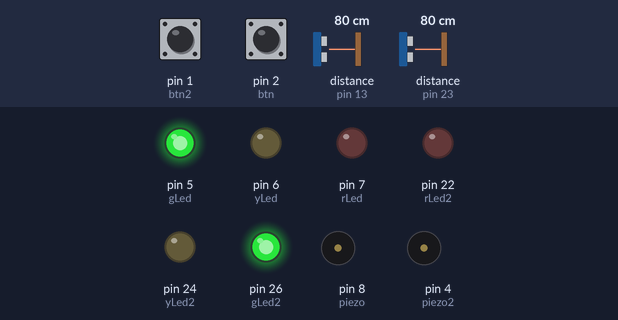
Bench run of a sketch on a simulated Arduino Mega 2560, built with avr-gcc and run on an emulated ATmega2560. Parts: output pins drawn as LEDs (lit = HIGH), buzzer (waves = sounding, pin HIGH). Wiring (inferred from the names in the program): 2 × ultrasonic range finder: trigger pin 12, echo pin 13 / trigger pin 25, echo pin 23. Dashed ring = blinking. The test bench sets the inputs (shaded band); at power-on: pin 1 (btn2) HIGH, pin 2 (btn) HIGH, distance to the obstacle (sensors on pin 13, pin 23) 80 cm. The echo pulse lasts 58.3 µs per cm; pins used as bus, display or sensor lines are not drawn.

Above: at 1.2 s.
1.3 s: pin 1 (btn2) pulled LOW for 1 s
At 3.4 s:
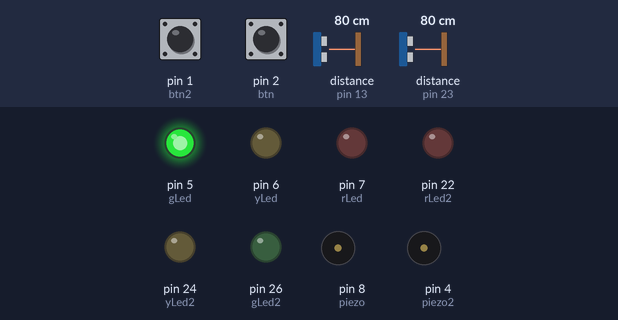
3.8 s: pin 2 (btn) pulled LOW for 1 s
At 4.16 s:
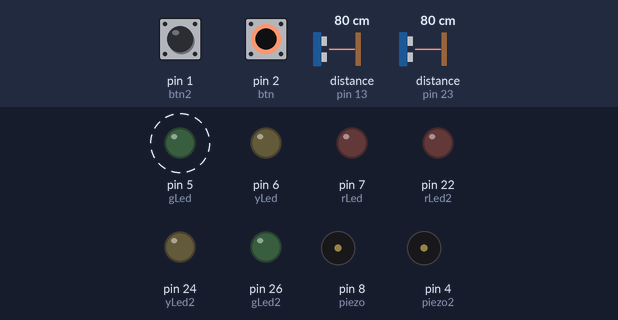
6.3 s: distance to the obstacle (sensor on pin 13) set to 2 cm
At 7.5 s:
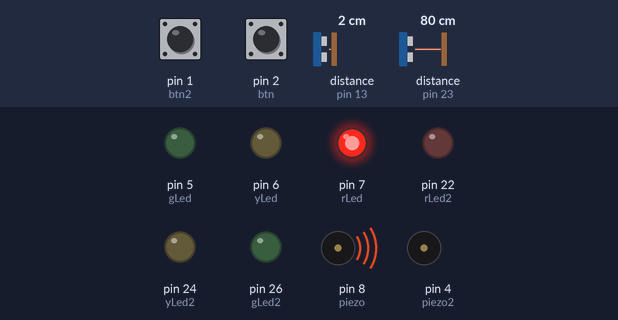
7.8 s: pin 1 (btn2) pulled LOW for 0.25 s
At 9.2 s:
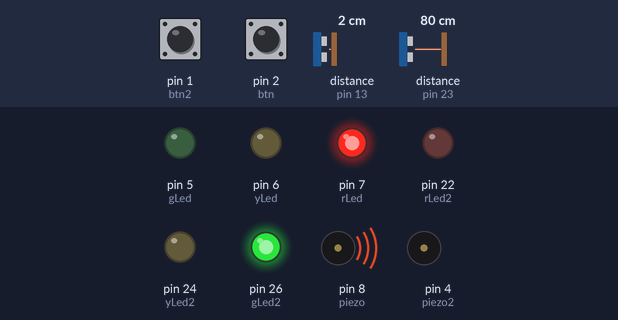
9.5 s: distance to the obstacle (sensor on pin 23) set to 23 cm
11.0 s: distance to the obstacle (sensor on pin 23) set to 18 cm
At 11.5 s:
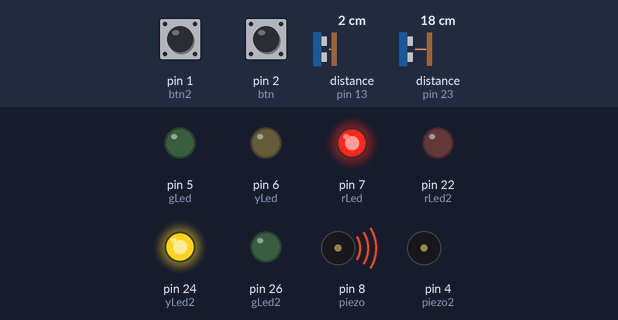
Timing chart, 0 to 13.6 s (numbered marks = the images above; inputs shaded):
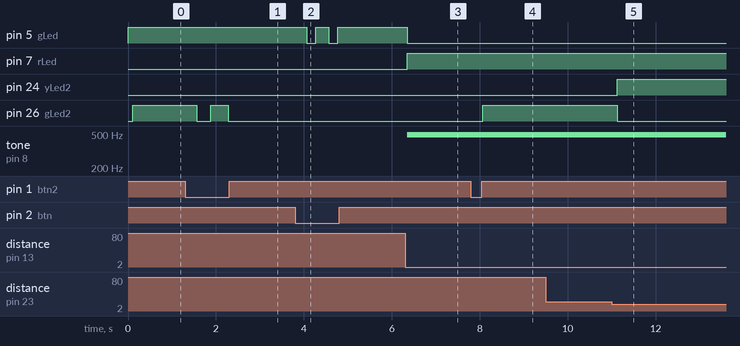

Measured:
- the behaviour switches between 21 and 20 cm on distance to the obstacle (sensor on pin 23) (found by bisection; images 4 and 5)
- after the input at 1.3 s, pin 26 (gLed2): HIGH → LOW after 0.27 s, → HIGH 0.31 s later, → LOW 0.41 s later
- after the input at 3.8 s, pin 5 (gLed): alternates HIGH for 0.30 s and LOW for 0.21 s, 4 changes in all, then stays HIGH, starting after 0.26 s
- after the input at 6.3 s, pin 5 (gLed): HIGH → LOW after 0.05 s; pin 7 (rLed): LOW → HIGH after 0.05 s; tone on pin 8 (piezo): silent → 490 Hz after 0.05 s
- after the input at 7.8 s, pin 26 (gLed2): LOW → HIGH after 0.26 s
- after the input at 9.5 s, every drawn part: stays the same
- after the input at 11.0 s, pin 24 (yLed2): LOW → HIGH after 0.12 s; pin 26 (gLed2): HIGH → LOW after 0.12 s

The sketch:

sensorSystems.ino
```cpp
//Inderpreet Gill

//Pins and Variables are declared/defined here
int gLed = 5;
int yLed = 6;
int rLed = 7;

int rLed2 = 22;
int yLed2 = 24;
int gLed2 = 26;

int btn = 2;
int btn2 = 1;

int piezo = 8;
int piezo2 = 4;

int echoPin = 13;
int trigPin = 12;

int echoPin2 = 23;
int trigPin2 = 25;

int counter = 0;
int counter2 = 0;

long duration;
double distance;

long duration2;
double distance2;

void setup()
{
  //Pin functions are defined here
  pinMode(rLed, OUTPUT);
  pinMode(yLed, OUTPUT);
  pinMode(gLed, OUTPUT);

  pinMode(rLed2, OUTPUT);
  pinMode(yLed2, OUTPUT);
  pinMode(gLed2, OUTPUT);

  pinMode(btn, INPUT);
  pinMode(btn2, INPUT);

  pinMode(piezo, OUTPUT);
  pinMode(piezo2, OUTPUT);

  pinMode(echoPin, INPUT);
  pinMode(trigPin, OUTPUT);

  pinMode(echoPin2, INPUT);
  pinMode(trigPin2, OUTPUT);
}

void loop()
{
  // put your main code here, to run repeatedly:
  //First System
  if(digitalRead(btn) == LOW) //If the button is pressed, then the counter variable increases by 1 for every 200ms it remains pressed
  {
    counter ++;
    delay(200);
  }
  if(counter % 2) //If the counter is an odd number, then the system will turn off
  {
    digitalWrite(gLed, LOW);
    digitalWrite(yLed, LOW);
    digitalWrite(rLed, LOW);
    analogWrite(piezo, 0);
  }
  else //If the counter is an even number, then the system will turn on
  {
    //This sends out a wave that the sensor reads when it bounces back from an object
    digitalWrite(trigPin, LOW);
    delayMicroseconds(2);
    digitalWrite(trigPin, HIGH);
    delayMicroseconds(10);
    digitalWrite(trigPin, LOW);
    duration = pulseIn(echoPin, HIGH); //This defines duration as how long it look to read the bounce-back of the emitted wave
    distance = (duration / 2) / 29.1; //This formula uses duration to find the how far the object is from the system in cm

    if(distance > 20) //If an object is farther than 20 cm, the first green LED will be on
    {
      digitalWrite(rLed, LOW);
      digitalWrite(yLed, LOW);
      digitalWrite(gLed, HIGH);
      analogWrite(piezo, 0);
    }
    else if(distance > 10 && distance <= 20) //If an object is between 10 cm and 20 cm, the first yellow LED will be on
    {
      digitalWrite(rLed, LOW);
      digitalWrite(yLed, HIGH);
      digitalWrite(gLed, LOW);
      analogWrite(piezo, 0);
    }
    else if(distance <= 10) //If an object is 10 cm or closer, then the first piezo and red LED will be on
    {
      digitalWrite(rLed, HIGH);
      digitalWrite(yLed, LOW);
      digitalWrite(gLed, LOW);
      analogWrite(piezo, 128);
    }
    delay(100); //100ms delay to refresh the ultrasonic sensor
  }

  //Second System
  if(digitalRead(btn2) == LOW) //For every 200ms the second button remains pressed, counter2 will increase by 1
  {
    counter2 ++;
    delay(200);
  }
  if(counter2 % 2) //If counter 2 is an odd number, then the system will be off
  {
    digitalWrite(rLed2, LOW);
    digitalWrite(yLed2, LOW);
    digitalWrite(gLed2, LOW);
    analogWrite(piezo2, 0);
  }
  else //If counter 2 is an even number, then the system will be on
  {
    //This sends out a wave that the sensor reads when it bounces back from an object
    digitalWrite(trigPin2, LOW);
    delayMicroseconds(2);
    digitalWrite(trigPin2, HIGH);
    delayMicroseconds(10);
    digitalWrite(trigPin2, LOW);
    duration2 = pulseIn(echoPin2, HIGH); //This defines duration as how long it look to read the bounce-back of the emitted wave
    distance2 = (duration2 / 2) / 29.1; //This formula uses duration to find the how far the object is from the system in cm

    if(distance2 > 20) //If an object is farther than 20 cm, the first green LED will be on
    {
      digitalWrite(rLed2, LOW);
      digitalWrite(yLed2, LOW);
      digitalWrite(gLed2, HIGH);
      analogWrite(piezo2, 0);
    }
    else if(distance2 > 10 && distance2 <=20) //If an object is between 10 cm and 20 cm, the first yellow LED will be on
    {
      digitalWrite(rLed2, LOW);
      digitalWrite(yLed2, HIGH);
      digitalWrite(gLed2, LOW);
      analogWrite(piezo2, 0);
    }
    else if(distance2 <= 10) //If an object is 10 cm or closer, then the first piezo and red LED will be on
    {
      digitalWrite(rLed2, HIGH);
      digitalWrite(yLed2, LOW);
      digitalWrite(gLed2, LOW);
      analogWrite(piezo2, 128);
    }
    delay(100); //100ms delay to refresh the ultrasonic sensor
  }


}
```
